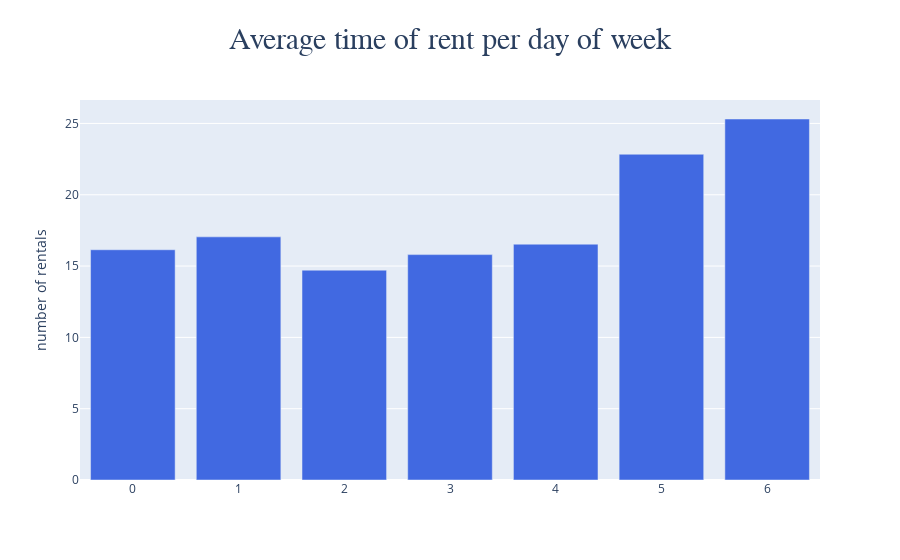

Notebook cell for this chart:
### Code cell
fig = go.Figure()
fig. add_trace(go.Bar(x=average_time_of_rent_per_day['day_of_week'], y=average_time_of_rent_per_day['duration_min']))
fig.update_layout(
    title={
        'text': 'Average time of rent per day of week',
         'font': {
              'family': 'Calibri',
              'size': 30
        },'y':0.95,
        'x':0.5,
        'xanchor': 'center',
        'yanchor': 'top'})
fig.update_traces(marker_color='royalblue')
fig.update_yaxes(
    title_text = 'number of rentals',
    )
fig.update_xaxes(
    title_text = None)

fig.show()

### Figure 1 — Plotly figure (JSON) as saved in the notebook; plotly's stock layout.template omitted (floating-point values rounded to 4 significant figures)
{"data": [{"marker": {"color": "royalblue"}, "type": "bar", "x": [0, 1, 2, 3, 4, 5, 6], "y": [16.14, 17.05, 14.71, 15.8, 16.53, 22.84, 25.31]}], "layout": {"title": {"font": {"family": "Calibri", "size": 30}, "text": "Average time of rent per day of week", "x": 0.5, "xanchor": "center", "y": 0.95, "yanchor": "top"}, "yaxis": {"title": {"text": "number of rentals"}}}}
